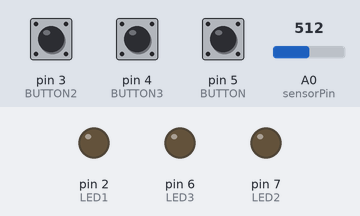
Bench run of a sketch on a simulated Arduino Uno, built with avr-gcc and run on an emulated ATmega328P. On the bench: output pins drawn as LEDs (lit = HIGH). Inputs (shaded band) come from the test bench; at power-on: pin 3 (BUTTON2) LOW, pin 4 (BUTTON3) LOW, pin 5 (BUTTON) LOW, A0 (sensorPin) = 512. What the sketch prints to the serial monitor is not drawn.

Above: at 1.3 s.
1.4 s: pin 3 (BUTTON2) pulled HIGH for 0.6 s
At 2.2 s:
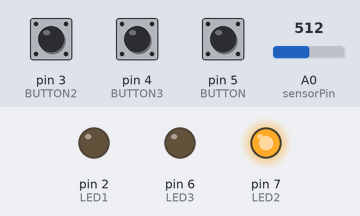
3.5 s: pin 4 (BUTTON3) pulled HIGH for 0.6 s
At 4.5 s:
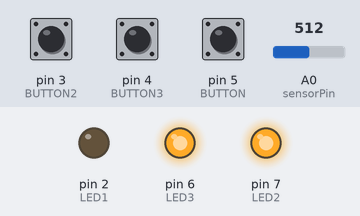
5.6 s: pin 5 (BUTTON) pulled HIGH for 0.6 s
At 7.3 s:
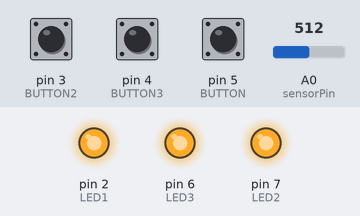
7.7 s: pin 3 (BUTTON2) pulled HIGH for 1 s
At 8.5 s:
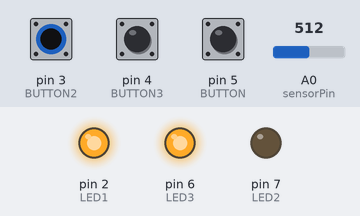
10.2 s: pin 4 (BUTTON3) pulled HIGH for 1 s
At 11.2 s:
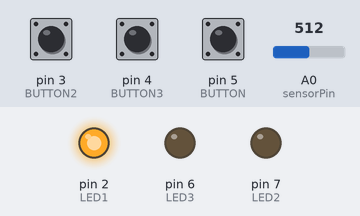
12.7 s: pin 3 (BUTTON2) pulled HIGH for 0.6 s
At 14.0 s:
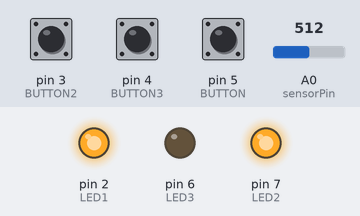
Timing chart, 0 to 15.7 s (numbered marks = the images above; inputs shaded):
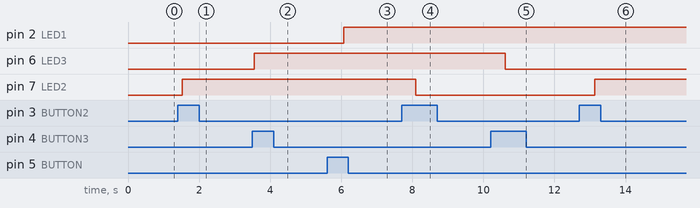

Measured:
- after the input at 1.4 s, pin 7 (LED2): LOW → HIGH after 0.12 s
- after the input at 3.5 s, pin 6 (LED3): LOW → HIGH after 0.05 s
- after the input at 5.6 s, pin 2 (LED1): LOW → HIGH after 0.47 s
- after the input at 7.7 s, pin 7 (LED2): HIGH → LOW after 0.39 s
- after the input at 10.2 s, pin 6 (LED3): HIGH → LOW after 0.42 s
- after the input at 12.7 s, pin 7 (LED2): LOW → HIGH after 0.44 s

The sketch:

Emacs.Ink.ino
```cpp
const int LED1 = 2;
const int LED2 = 7;
const int LED3 = 6;
float sensorPin = A0;
float sensorValue = 0;

const int BUTTON = 5;//the input pin where the
const int BUTTON2 = 3;//the input pin where the
const int BUTTON3 = 4;//the input pin where the

int val = 0;         //val will be used to store the state
                     //of the input pin
int old_val = 0;     //this variable stores the previous
                     //value of "val"
int state = 0;       //0 = LED off while 1 = LED on

int val2 = 0;         //val will be used to store the state
                     //of the input pin
int old_val2 = 0;     //this variable stores the previous
                     //value of "val"
int state2 = 0;       //0 = LED off while 1 = LED on

int val3 = 0;         //val will be used to store the state
                     //of the input pin
int old_val3 = 0;     //this variable stores the previous
                     //value of "val"
int state3 = 0;       //0 = LED off while 1 = LED on


void setup() {
  // put your setup code here, to run once:
pinMode(LED1, OUTPUT); // sets the digital pin as output
pinMode(LED2, OUTPUT); // sets the digital pin as output
pinMode(LED3, OUTPUT); // sets the digital pin as output
pinMode(BUTTON,INPUT);  //and the Button is an input
pinMode(BUTTON2,INPUT);  //and the Button is an input
pinMode(BUTTON3,INPUT);  //and the Button is an input

pinMode(sensorPin, INPUT);
digitalWrite(sensorPin, HIGH); //pull up

Serial.begin(9600);
}

void loop() {

// get the data

sensorValue = analogRead(sensorPin);
float voltage = sensorValue;//*(5.0/1023.0);

Serial.print("Pressure ");
Serial.println(voltage);
Serial.println(" ");
delay(500);

  // put your main code here, to run repeatedly:

val = digitalRead(BUTTON);//read input value and store it
val2 = digitalRead(BUTTON2);//read input value and store it
val3 = digitalRead(BUTTON3);//read input value and store it

if ((val == HIGH)&&(old_val==LOW)){
  delay(10);
}
if ((val == HIGH)&&(old_val==LOW)){
  state = 1 - state;
  delay(10);
}

if ((val2 == HIGH)&&(old_val2==LOW)){
  delay(10);
}
if ((val2 == HIGH)&&(old_val2==LOW)){
  state2 = 1 - state2;
  delay(10);
}

if ((val3 == HIGH)&&(old_val3==LOW)){
  delay(10);
}
if ((val3 == HIGH)&&(old_val3==LOW)){
  state3 = 1 - state3;
  delay(10);
}


old_val = val;          //val is now old, let's store it
old_val2 = val2;          //val is now old, let's store it
old_val3 = val3;          //val is now old, let's store it

if (state == 1){
digitalWrite(LED1, HIGH); // turns the LED on

}else{
digitalWrite(LED1, LOW);  // turns the LED off
}

if (state2 == 1){
digitalWrite(LED2, HIGH); // turns the LED on

}else{
digitalWrite(LED2, LOW);  // turns the LED off
}

if (state3 == 1){
digitalWrite(LED3, HIGH); // turns the LED on

}else{
digitalWrite(LED3, 0);  // turns the LED off
}

}
```
